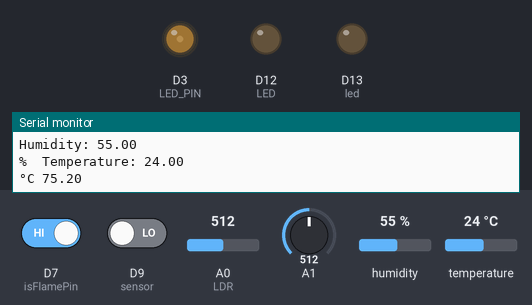
Bench run of a sketch on a simulated Arduino Nano 33 IoT. Shown: output pins drawn as LEDs (lit = HIGH), the last lines printed to the serial monitor. The inputs (shaded band) are chosen by the test bench; at power-on: D7 (isFlamePin) HIGH, D9 (sensor) LOW, A0 (LDR) = 512, A1 = 512, humidity 55 %, temperature 24 °C. WiFi joins after 1.5 s; servers stay silent unless stated.

Above: at 3.0 s.
3.1 s: D7 (isFlamePin) driven LOW
At 4.6 s:
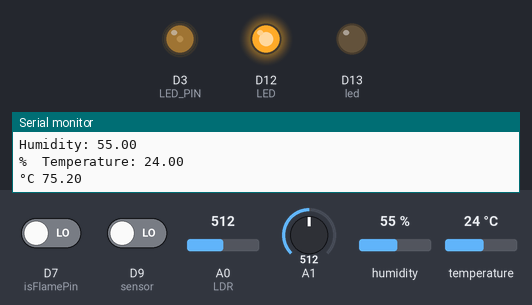
5.4 s: D9 (sensor) driven HIGH
At 7.6 s:
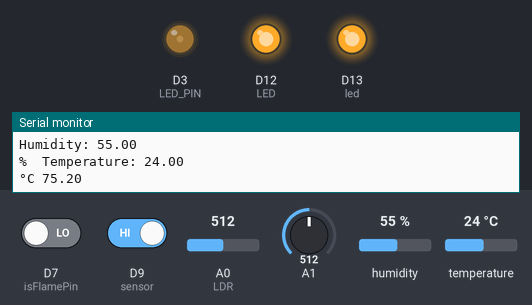
8.3 s: A0 (LDR) set to 716
At 9.5 s:
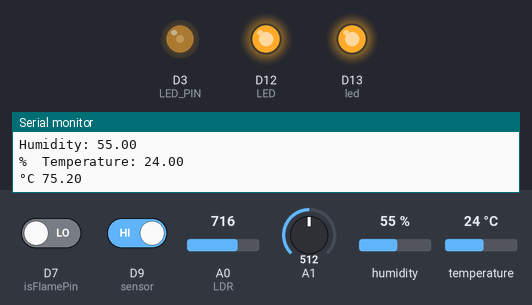
10.6 s: D9 (sensor) driven LOW
At 12.9 s:
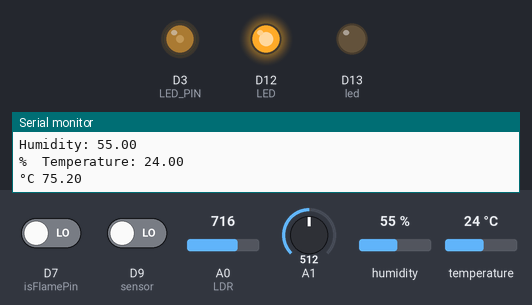
13.2 s: D7 (isFlamePin) driven HIGH
At 14.9 s:
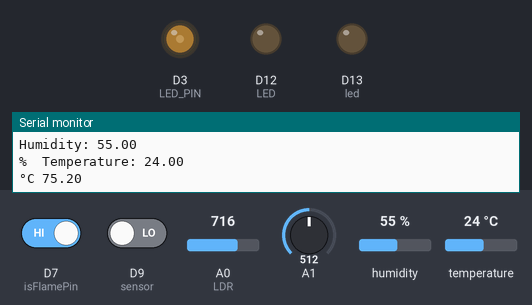
15.5 s: D9 (sensor) driven HIGH
At 17.9 s:
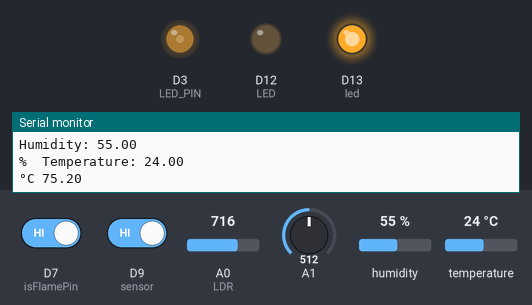
Timing chart, 0 to 19.2 s (numbered marks = the images above; inputs shaded):
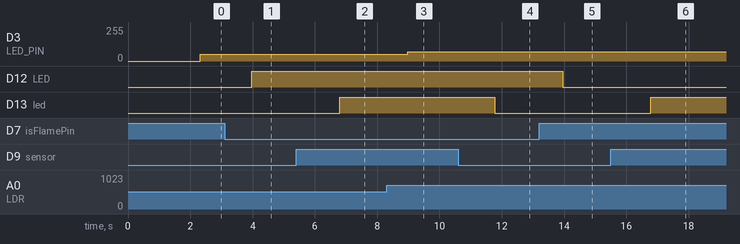

The sketch:

All_sensors.ino
```cpp
// PIR Sensor
int led = 13;                // the pin that the LED is atteched to
int sensor = 9;              // the pin that the sensor is atteched to PIR sensor
int state = LOW;             // by default, no motion detected
int valpir = 0;                 // variable to store the sensor status (value)


int val = 0;
int LED = 12;
int isFlamePin = 7;  // This is our input pin
int isFlame = HIGH;
#include "DHT.h"
#define DHTPIN 2
#define MQ2pin (1)
float sensorValue;

#include <Arduino_LSM6DS3.h>
#include <Firebase_Arduino_WiFiNINA.h>

#define DHTTYPE DHT11
DHT dht(DHTPIN, DHTTYPE);


#define FIREBASE_HOST " host id"
#define FIREBASE_AUTH " pass "
#define WIFI_SSID "admin"
#define WIFI_PASSWORD "admin@1234"
FirebaseData firebaseData;


String path = "/IMU_LSM6DS3";
String jsonStr;
 void setup()
 {
   Serial.begin(9600); // sensor buart rate
   pinMode(3,OUTPUT); //  LED PIN
   pinMode(LED, OUTPUT); // put onboard LED as output
   pinMode(isFlamePin, INPUT); //flame sensor should be input as it is giving data
    dht.begin();

  pinMode(led, OUTPUT);      // initalize LED as an output
  pinMode(sensor, INPUT);    // initialize sensor as an input

  Serial.print("Connecting to WiFi…");
  int status = WL_IDLE_STATUS;
  while (status != WL_CONNECTED) {
    status = WiFi.begin(WIFI_SSID, WIFI_PASSWORD);
    Serial.print(".");
    delay(300);
  }
  Serial.print(" IP: ");
  Serial.println(WiFi.localIP());
  Serial.println();

  Firebase.begin(FIREBASE_HOST, FIREBASE_AUTH, WIFI_SSID, WIFI_PASSWORD);
  Firebase.reconnectWiFi(true);
  Serial.println("Kandarp");

 }
 void loop()
 {
  sensorValue = analogRead(MQ2pin);

 // PIR Sensor

  valpir = digitalRead(sensor);   // read sensor value
    if (valpir == HIGH) {           // check if the sensor is HIGH
      digitalWrite(led, HIGH);   // turn LED ON
      delay(500);                // delay 100 milliseconds

      if (state == LOW) {
        Serial.println("Motion detected!");
        state = HIGH;       // update variable state to HIGH
      }
    }
    else {
        digitalWrite(led, LOW); // turn LED OFF
        delay(500);             // delay 200 milliseconds

        if (state == HIGH){
          Serial.println("Motion stopped!");
          state = LOW;       // update variable state to LOW
      }
    }

  // DHT sensor
  float h = dht.readHumidity();
  // Read temperature as Celsius (the default)
  float t = dht.readTemperature();
  // Read temperature as Fahrenheit (isFahrenheit = true)
  float f = dht.readTemperature(true);


  // Check if any reads failed and exit early (to try again).
  if (isnan(h) || isnan(t) || isnan(f)) {
    Serial.println(F("Failed to read from DHT sensor!"));
    return;
  }

   isFlame = digitalRead(isFlamePin);


  val = analogRead(A0); // LDR Sensor output pin connected
  int newval  =  val/10;

  analogWrite(3 , newval);
    if (isFlame== LOW)  //if it is low
  {
    Serial.println("FLAME, FLAME, FLAME"); //Print Flame Flame
     digitalWrite(LED, HIGH);  //LED on

  }
  else                           //if not
  {
    Serial.println("no flame"); //print no  flame
      //off the LED

       digitalWrite(LED, LOW);
  }
  Serial.print("Smoke sensor value :");
  Serial.println(sensorValue);
  if(sensorValue > 200)
  {
    Serial.print(" | Smoke detected!");
  }


  jsonStr = "{\"Humidity Sensor Value\":" + String(h,6) + ",\"Temperature Sensor Value(in celcius)\":" + String(t,6)+" ,\"Temperature Sensor Value(in Fahrenheit)\":" + String(f,6)+ " ,\"Flame Sensor \":" + String(isFlame)+  " ,\"LDR Sensor Value\":" + String(val)+ " ,\"Smoke Sensor Value\":" + String(sensorValue)+ ",\"PIR Sensor Value\":" + String(sensor)+ "}";
 if (Firebase.pushJSON(firebaseData, path + "/data", jsonStr)) {
      Serial.println(firebaseData.dataPath() + " = " + firebaseData.pushName());
    }
    else {
      Serial.println("hello");
      Serial.println("Error: " + firebaseData.errorReason());
    }


  Serial.println("");


  Serial.print(F("Humidity: "));
  Serial.println(h);
  Serial.print(F("%  Temperature: "));
  Serial.println(t);
  Serial.print(F("°C "));
  Serial.println(f);
  delay(1000);
  }
```

Measured:
- after the input at 3.1 s, D12 (LED): LOW → HIGH after 0.88 s
- after the input at 5.4 s, D13 (led): LOW → HIGH after 1.4 s
- after the input at 8.3 s, D3 (LED_PIN): 51/255 → 71/255 after 0.68 s
- after the input at 10.6 s, D13 (led): HIGH → LOW after 1.2 s
- after the input at 13.2 s, D12 (LED): HIGH → LOW after 0.75 s
- after the input at 15.5 s, D13 (led): LOW → HIGH after 1.3 s
